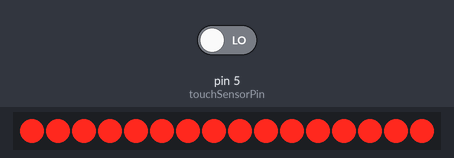
Recording of a sketch running on a simulated Arduino Uno, built with avr-gcc and run on an emulated ATmega328P. Parts: 16 shift-register outputs drawn as a row of LEDs (first output left, lit = HIGH). Wiring (inferred from the names in the program): 2 × shift register (74HC595): data pin 4; shift clock pin 3; latch pin 2. Wiring (inferred from the signals the program sends): row of LEDs: on Q0, Q1, Q2, Q3, Q4, Q5, Q6, Q7, Q8, Q9, Q10, Q11, Q12, Q13, Q14, Q15. The test bench sets the inputs (shaded band); at power-on: pin 5 (touchSensorPin) LOW.

Above: at 1.2 s.
1.3 s: pin 5 (touchSensorPin) driven HIGH
At 2.7 s:
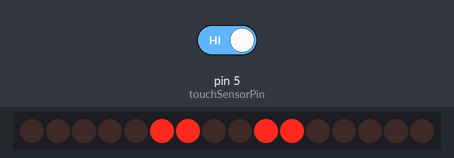
At 3.51 s:
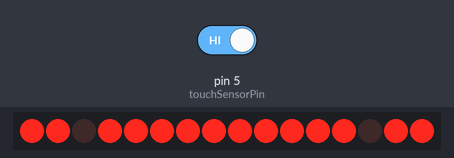
4.3 s: pin 5 (touchSensorPin) driven LOW
5.8 s: pin 5 (touchSensorPin) driven HIGH
At 6.2 s:
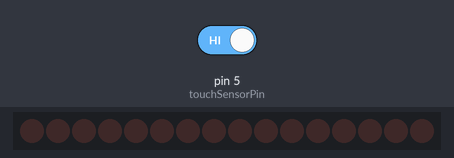
Timing chart, 0 to 20.8 s (numbered marks = the images above; inputs shaded):
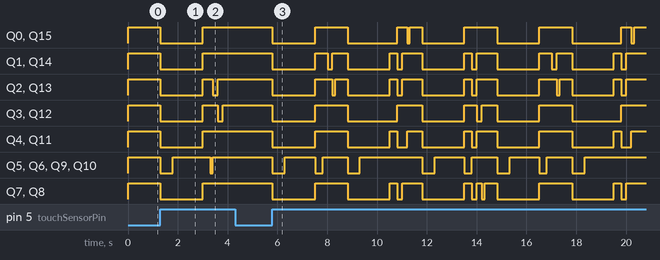

Measured:
- after the input at 1.3 s, Q0, Q1: HIGH → LOW at once, → HIGH 1.7 s later
- after the input at 4.3 s, every drawn part: stays the same
- after the input at 5.8 s, Q0: HIGH → LOW at once, → HIGH 1.7 s later, → LOW 1.3 s later, → HIGH 2.0 s later, … (14 changes in this stretch); Q1: HIGH → LOW at once, → HIGH 1.7 s later, → LOW 0.50 s later, → HIGH 0.20 s later, … (20 changes in this stretch)

The sketch:

main.ino
```cpp
const int latchPin = 2;
const int clockPin = 3;
const int dataPin = 4;
const int touchSensorPin = 5;

byte dataArray1[20];
byte dataArray2[20];
int mode = 0;
bool touchDetected;
bool readyToChange = true;
long unsigned int startCountingTime;
int difference;
int j = 0;

void setup() {
  pinMode(latchPin, OUTPUT);
  pinMode(clockPin, OUTPUT);
  pinMode(dataPin, OUTPUT);

  updateRegister(0xFF, 0xFF);
}

void loop() {
  touchDetected = digitalRead(touchSensorPin);

  if (touchDetected) {
    if (readyToChange) {
      startCountingTime = millis();
      readyToChange = false;
      if (mode == 5) {
        mode = 0;
      } else {
        mode++;
      }
    }
  }
  difference = millis() - startCountingTime;
  if (difference > 500) {
    readyToChange = true;
  }

  switch (mode) {
    case 0:
      mode0();
      break;
    case 1:
      mode1();
      break;
    case 2:
      mode2();
      break;
    case 3:
      mode3();
      break;
    case 4:
      mode4();
      break;
    case 5:
      mode5();
      break;
  }
}


void mode0() {
  dataArray1[0] = 0xFF;
  dataArray2[0] = 0xFF;
  updateRegister(dataArray1[0], dataArray2[0]);
}

void mode1() {
  dataArray1[0] = 0x00;
  dataArray2[0] = 0x00;
  updateRegister(dataArray1[0], dataArray2[0]);
}

void mode2() {
  dataArray1[0] = 0x06;
  dataArray2[0] = 0x60;
  updateRegister(dataArray1[0], dataArray2[0]);
}

void mode3() {
  dataArray1[0] = 0xF9;
  dataArray1[1] = 0x06;

  dataArray2[0] = 0x9F;
  dataArray2[1] = 0x60;

  playSequence(1, 3000);
}

void mode4() {
  dataArray1[0] = 0xFF;
  dataArray1[1] = 0xF9;
  dataArray1[2] = 0x96;
  dataArray1[3] = 0x6F;
  dataArray1[4] = 0x96;
  dataArray1[5] = 0xF9;

  dataArray2[0] = 0xFF;
  dataArray2[1] = 0x9F;
  dataArray2[2] = 0x69;
  dataArray2[3] = 0xF6;
  dataArray2[4] = 0x69;
  dataArray2[5] = 0x9F;

  playSequence(5, 300);
}

void mode5() {
  dataArray1[0] = 0x7F;
  dataArray1[1] = 0xBF;
  dataArray1[2] = 0xDF;
  dataArray1[3] = 0xEF;
  dataArray1[4] = 0xFE;
  dataArray1[5] = 0xF7;
  dataArray1[6] = 0x7F;
  dataArray1[7] = 0xBF;
  dataArray1[8] = 0xDF;
  dataArray1[9] = 0xEF;
  dataArray1[10] = 0xFE;
  dataArray1[11] = 0xF7;

  dataArray2[0] = 0xFE;
  dataArray2[1] = 0xFD;
  dataArray2[2] = 0xFB;
  dataArray2[3] = 0xF7;
  dataArray2[4] = 0x7F;
  dataArray2[5] = 0xEF;
  dataArray2[6] = 0xFE;
  dataArray2[7] = 0xFD;
  dataArray2[8] = 0xFB;
  dataArray2[9] = 0xF7;
  dataArray2[10] = 0x7F;
  dataArray2[11] = 0xEF;

  playSequence(5, 200);
}

void shiftOut(int myDataPin, int myClockPin, byte myDataOut) {
  int i=0;
  int pinState;
  pinMode(myClockPin, OUTPUT);
  pinMode(myDataPin, OUTPUT);
  digitalWrite(myDataPin, 0);
  digitalWrite(myClockPin, 0);
  for (i=7; i>=0; i--)  {
    digitalWrite(myClockPin, 0);
    if ( myDataOut & (1<<i) ) {
      pinState= 1;
    } else {
      pinState= 0;
    }
    digitalWrite(myDataPin, pinState);
    digitalWrite(myClockPin, 1);
    digitalWrite(myDataPin, 0);
  }
  digitalWrite(myClockPin, 0);
}

void updateRegister(byte data1,byte data2) {
  digitalWrite(latchPin, LOW);
  shiftOut(dataPin, clockPin, data1);
  shiftOut(dataPin, clockPin, data2);
  digitalWrite(latchPin, HIGH);
}

void playSequence(int indexes, int delayTime) {
  if (millis() % delayTime == 0) {
    delay(10);
    updateRegister(dataArray1[j], dataArray2[j]);
    if (j == indexes) {
      j = 0;
    } else {
      j++;
    }
  }
}
```
